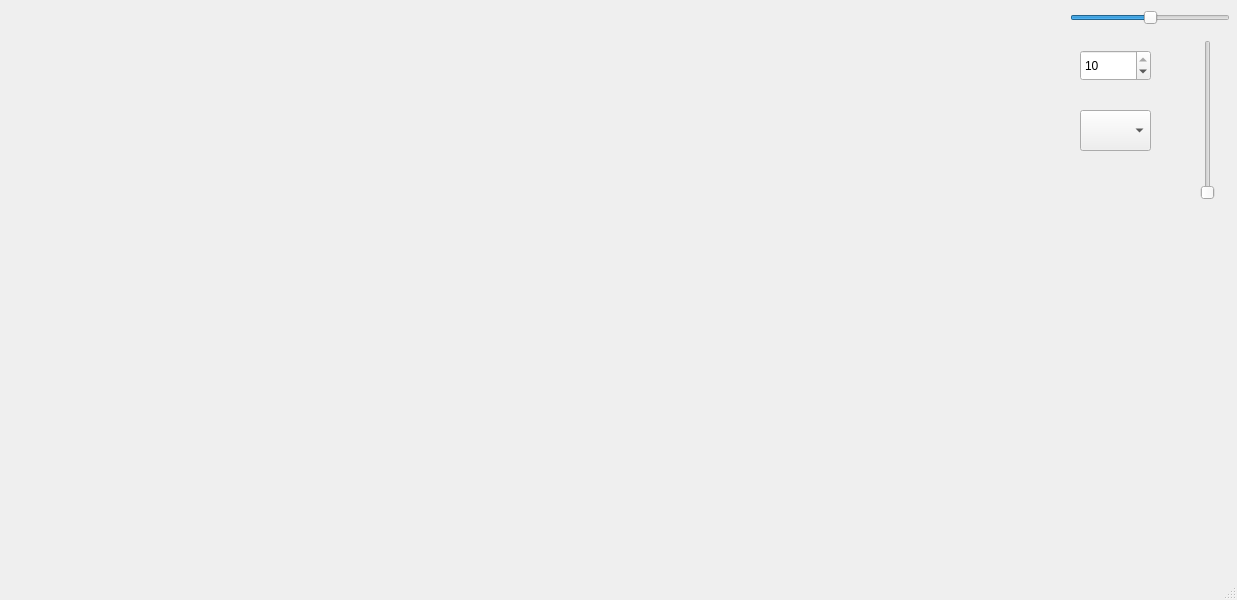
<?xml version="1.0" encoding="UTF-8"?>
<ui version="4.0">
 <class>MainWindow</class>
 <widget class="QMainWindow" name="MainWindow">
  <property name="geometry">
   <rect>
    <x>0</x>
    <y>0</y>
    <width>1237</width>
    <height>600</height>
   </rect>
  </property>
  <property name="windowTitle">
   <string>MainWindow</string>
  </property>
  <widget class="QWidget" name="centralwidget">
   <widget class="QSlider" name="sliderAngle">
    <property name="geometry">
     <rect>
      <x>1070</x>
      <y>10</y>
      <width>160</width>
      <height>16</height>
     </rect>
    </property>
    <property name="minimum">
     <number>-45</number>
    </property>
    <property name="maximum">
     <number>45</number>
    </property>
    <property name="orientation">
     <enum>Qt::Orientation::Horizontal</enum>
    </property>
   </widget>
   <widget class="QSpinBox" name="spinBoxSize">
    <property name="geometry">
     <rect>
      <x>1080</x>
      <y>50</y>
      <width>71</width>
      <height>31</height>
     </rect>
    </property>
    <property name="minimum">
     <number>1</number>
    </property>
    <property name="maximum">
     <number>10</number>
    </property>
    <property name="value">
     <number>10</number>
    </property>
   </widget>
   <widget class="QComboBox" name="comboBoxIntensity">
    <property name="geometry">
     <rect>
      <x>1080</x>
      <y>110</y>
      <width>71</width>
      <height>41</height>
     </rect>
    </property>
   </widget>
   <widget class="QSlider" name="sliderSpeed">
    <property name="geometry">
     <rect>
      <x>1200</x>
      <y>40</y>
      <width>16</width>
      <height>160</height>
     </rect>
    </property>
    <property name="minimum">
     <number>10</number>
    </property>
    <property name="maximum">
     <number>20</number>
    </property>
    <property name="value">
     <number>10</number>
    </property>
    <property name="orientation">
     <enum>Qt::Orientation::Vertical</enum>
    </property>
   </widget>
  </widget>
  <widget class="QMenuBar" name="menubar">
   <property name="geometry">
    <rect>
     <x>0</x>
     <y>0</y>
     <width>1237</width>
     <height>18</height>
    </rect>
   </property>
  </widget>
  <widget class="QStatusBar" name="statusbar"/>
 </widget>
 <resources/>
 <connections/>
</ui>
